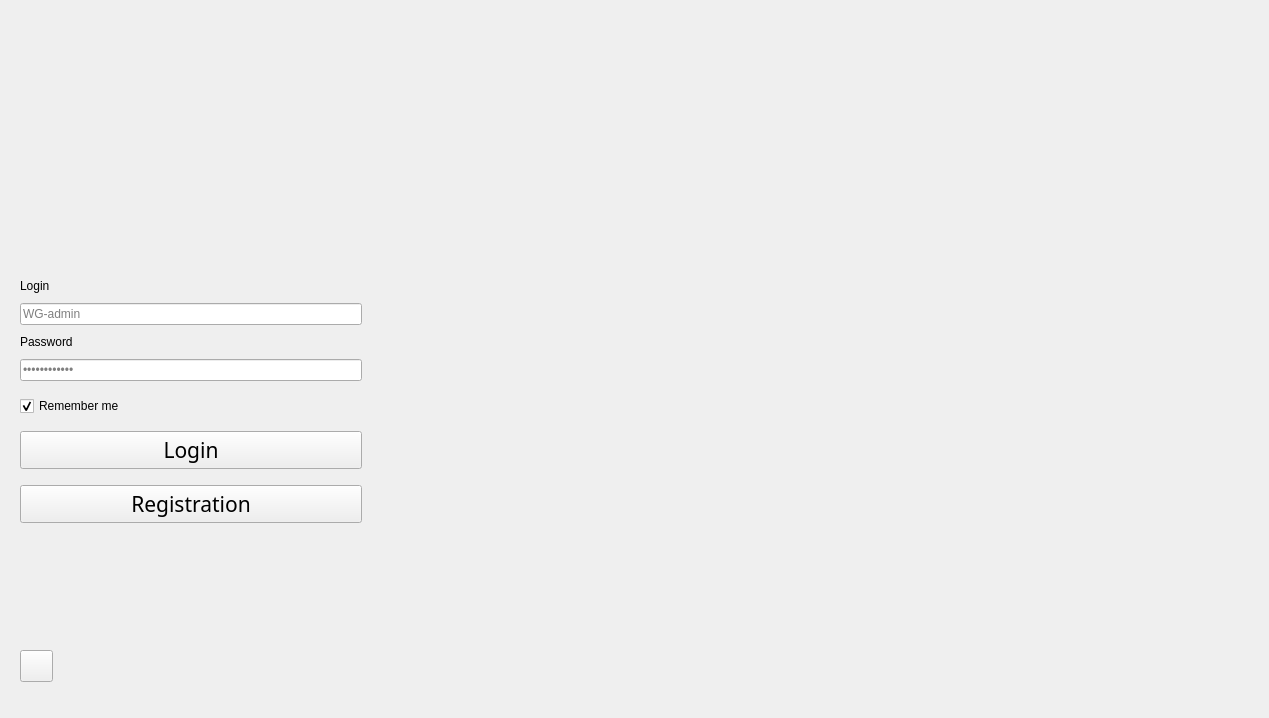
<?xml version="1.0" encoding="UTF-8"?>
<ui version="4.0">
 <class>Login</class>
 <widget class="QWidget" name="Login">
  <property name="geometry">
   <rect>
    <x>0</x>
    <y>0</y>
    <width>1269</width>
    <height>718</height>
   </rect>
  </property>
  <property name="minimumSize">
   <size>
    <width>700</width>
    <height>500</height>
   </size>
  </property>
  <property name="windowTitle">
   <string>Form</string>
  </property>
  <layout class="QHBoxLayout" name="horizontalLayout">
   <item>
    <widget class="QWidget" name="widget" native="true">
     <property name="sizePolicy">
      <sizepolicy hsizetype="Preferred" vsizetype="Preferred">
       <horstretch>0</horstretch>
       <verstretch>0</verstretch>
      </sizepolicy>
     </property>
     <property name="minimumSize">
      <size>
       <width>360</width>
       <height>0</height>
      </size>
     </property>
     <property name="maximumSize">
      <size>
       <width>360</width>
       <height>16777215</height>
      </size>
     </property>
     <property name="styleSheet">
      <string notr="true">QLabel{
	font: 13px 'Microsoft YaHei'
}</string>
     </property>
     <layout class="QVBoxLayout" name="verticalLayout_2">
      <property name="spacing">
       <number>10</number>
      </property>
      <property name="leftMargin">
       <number>9</number>
      </property>
      <property name="topMargin">
       <number>25</number>
      </property>
      <property name="rightMargin">
       <number>9</number>
      </property>
      <property name="bottomMargin">
       <number>25</number>
      </property>
      <item>
       <spacer name="verticalSpacer">
        <property name="orientation">
         <enum>Qt::Orientation::Vertical</enum>
        </property>
        <property name="sizeHint" stdset="0">
         <size>
          <width>20</width>
          <height>40</height>
         </size>
        </property>
       </spacer>
      </item>
      <item alignment="Qt::AlignmentFlag::AlignHCenter">
       <widget class="QLabel" name="Logo">
        <property name="enabled">
         <bool>true</bool>
        </property>
        <property name="sizePolicy">
         <sizepolicy hsizetype="Preferred" vsizetype="Expanding">
          <horstretch>0</horstretch>
          <verstretch>0</verstretch>
         </sizepolicy>
        </property>
        <property name="minimumSize">
         <size>
          <width>100</width>
          <height>100</height>
         </size>
        </property>
        <property name="maximumSize">
         <size>
          <width>100</width>
          <height>100</height>
         </size>
        </property>
        <property name="text">
         <string/>
        </property>
        <property name="pixmap">
         <pixmap resource="resource.qrc">:/login/resources/images/logo.svg</pixmap>
        </property>
        <property name="scaledContents">
         <bool>true</bool>
        </property>
       </widget>
      </item>
      <item>
       <spacer name="verticalSpacer_3">
        <property name="orientation">
         <enum>Qt::Orientation::Vertical</enum>
        </property>
        <property name="sizeType">
         <enum>QSizePolicy::Policy::Fixed</enum>
        </property>
        <property name="sizeHint" stdset="0">
         <size>
          <width>20</width>
          <height>15</height>
         </size>
        </property>
       </spacer>
      </item>
      <item>
       <widget class="BodyLabel" name="label_5">
        <property name="text">
         <string>Login</string>
        </property>
       </widget>
      </item>
      <item>
       <widget class="LineEdit" name="LoginlineEdit">
        <property name="placeholderText">
         <string>WG-admin</string>
        </property>
        <property name="clearButtonEnabled">
         <bool>true</bool>
        </property>
       </widget>
      </item>
      <item>
       <widget class="BodyLabel" name="label_6">
        <property name="text">
         <string>Password</string>
        </property>
       </widget>
      </item>
      <item>
       <widget class="LineEdit" name="PasswordlineEdit">
        <property name="echoMode">
         <enum>QLineEdit::EchoMode::Password</enum>
        </property>
        <property name="placeholderText">
         <string>••••••••••••</string>
        </property>
        <property name="clearButtonEnabled">
         <bool>true</bool>
        </property>
       </widget>
      </item>
      <item>
       <spacer name="verticalSpacer_5">
        <property name="orientation">
         <enum>Qt::Orientation::Vertical</enum>
        </property>
        <property name="sizeType">
         <enum>QSizePolicy::Policy::Fixed</enum>
        </property>
        <property name="sizeHint" stdset="0">
         <size>
          <width>20</width>
          <height>5</height>
         </size>
        </property>
       </spacer>
      </item>
      <item>
       <widget class="CheckBox" name="RememberMecheckBox">
        <property name="text">
         <string>Remember me</string>
        </property>
        <property name="checked">
         <bool>true</bool>
        </property>
       </widget>
      </item>
      <item>
       <spacer name="verticalSpacer_4">
        <property name="orientation">
         <enum>Qt::Orientation::Vertical</enum>
        </property>
        <property name="sizeType">
         <enum>QSizePolicy::Policy::Fixed</enum>
        </property>
        <property name="sizeHint" stdset="0">
         <size>
          <width>20</width>
          <height>5</height>
         </size>
        </property>
       </spacer>
      </item>
      <item>
       <widget class="PrimaryPushButton" name="LoginpushButton">
        <property name="font">
         <font>
          <family>HoloLens MDL2 Assets</family>
          <pointsize>16</pointsize>
         </font>
        </property>
        <property name="text">
         <string>Login</string>
        </property>
       </widget>
      </item>
      <item>
       <spacer name="verticalSpacer_6">
        <property name="orientation">
         <enum>Qt::Orientation::Vertical</enum>
        </property>
        <property name="sizeType">
         <enum>QSizePolicy::Policy::Fixed</enum>
        </property>
        <property name="sizeHint" stdset="0">
         <size>
          <width>20</width>
          <height>6</height>
         </size>
        </property>
       </spacer>
      </item>
      <item>
       <widget class="PushButton" name="RegistrationpushButton">
        <property name="font">
         <font>
          <family>HoloLens MDL2 Assets</family>
          <pointsize>16</pointsize>
         </font>
        </property>
        <property name="text">
         <string>Registration</string>
        </property>
       </widget>
      </item>
      <item>
       <spacer name="verticalSpacer_2">
        <property name="orientation">
         <enum>Qt::Orientation::Vertical</enum>
        </property>
        <property name="sizeHint" stdset="0">
         <size>
          <width>20</width>
          <height>40</height>
         </size>
        </property>
       </spacer>
      </item>
      <item>
       <widget class="TransparentToolButton" name="SettingsPushButton">
        <property name="iconSize">
         <size>
          <width>25</width>
          <height>25</height>
         </size>
        </property>
       </widget>
      </item>
     </layout>
    </widget>
   </item>
   <item>
    <widget class="QLabel" name="LoginImage">
     <property name="autoFillBackground">
      <bool>false</bool>
     </property>
     <property name="frameShape">
      <enum>QFrame::Shape::NoFrame</enum>
     </property>
     <property name="text">
      <string/>
     </property>
     <property name="pixmap">
      <pixmap resource="resource.qrc">:/login/resources/images/login_background.jpg</pixmap>
     </property>
     <property name="scaledContents">
      <bool>true</bool>
     </property>
     <property name="margin">
      <number>25</number>
     </property>
    </widget>
   </item>
  </layout>
 </widget>
 <customwidgets>
  <customwidget>
   <class>PushButton</class>
   <extends>QPushButton</extends>
   <header>qfluentwidgets</header>
  </customwidget>
  <customwidget>
   <class>PrimaryPushButton</class>
   <extends>PushButton</extends>
   <header>qfluentwidgets</header>
  </customwidget>
  <customwidget>
   <class>BodyLabel</class>
   <extends>QLabel</extends>
   <header>qfluentwidgets</header>
  </customwidget>
  <customwidget>
   <class>LineEdit</class>
   <extends>QLineEdit</extends>
   <header>qfluentwidgets</header>
  </customwidget>
  <customwidget>
   <class>CheckBox</class>
   <extends>QCheckBox</extends>
   <header>qfluentwidgets</header>
  </customwidget>
  <customwidget>
   <class>ToolButton</class>
   <extends>QToolButton</extends>
   <header>qfluentwidgets</header>
  </customwidget>
  <customwidget>
   <class>TransparentToolButton</class>
   <extends>ToolButton</extends>
   <header>qfluentwidgets</header>
  </customwidget>
 </customwidgets>
 <resources>
  <include location="resource.qrc"/>
 </resources>
 <connections/>
</ui>
